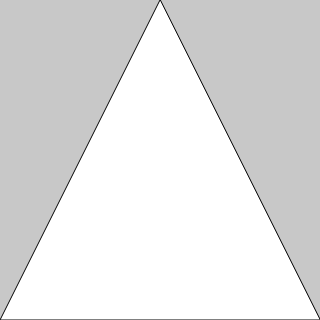
Frame 1 (no input)
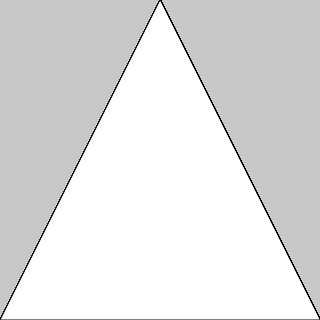
Frame 60 (no input)
Frame 120 (the mouse pressed at the canvas centre since frame 60): identical to frame 60, image omitted

The p5.js sketch that drew these frames (run headless with seeded random() and noise() and a simulated clock; from frame 60 on, the mouse is pressed at the canvas centre):

// p5.js sketch
// ── sketch.js
function setup() {
createCanvas(320, 320);
background(200);
}

function draw() {
strokeWeight(1);
triangle(160, 0, 0, 320, 320, 320);

}
